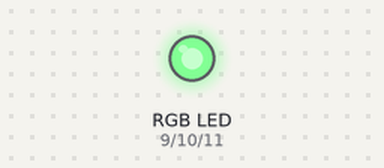
This sketch was run on a simulated Arduino Uno, built with avr-gcc and run on an emulated ATmega328P. On the bench: an RGB LED mixed from three pins (HIGH = lit). Dim RGB values are drawn brighter than linear.

Above: at 0.05 s.
At 1.55 s:
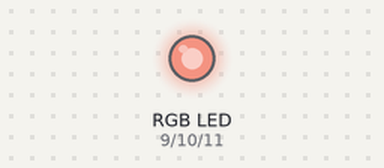
At 3.05 s:
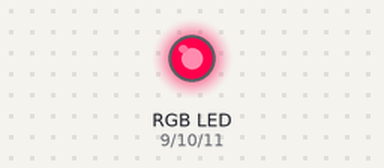
At 6.1 s:
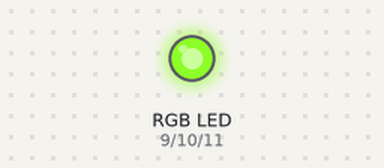
At 9.3 s:
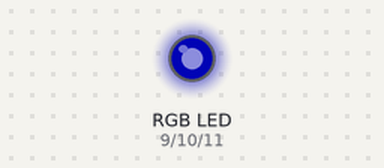
At 12.5 s:
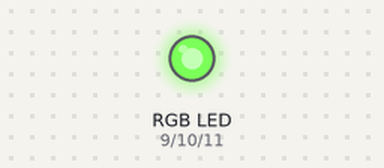
Timing chart, 0 to 16.3 s (numbered marks = the images above):
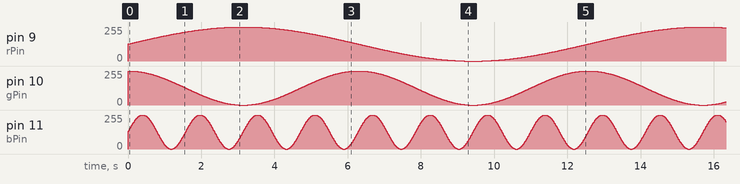

The sketch:

RGB_LED.ino
```cpp
const int rPin = 9;
const int gPin = 10;
const int bPin = 11;


void setup()
{

}

void loop()
{
   float t = millis() / 1000.0f;

  analogWrite(rPin, 128 + sin(t * 0.5f) * 128);
  analogWrite(gPin, 128 + cos(t) * 128);
  analogWrite(bPin, 128 + sin(t * 4) * 128);

  delay(10);
}
```
